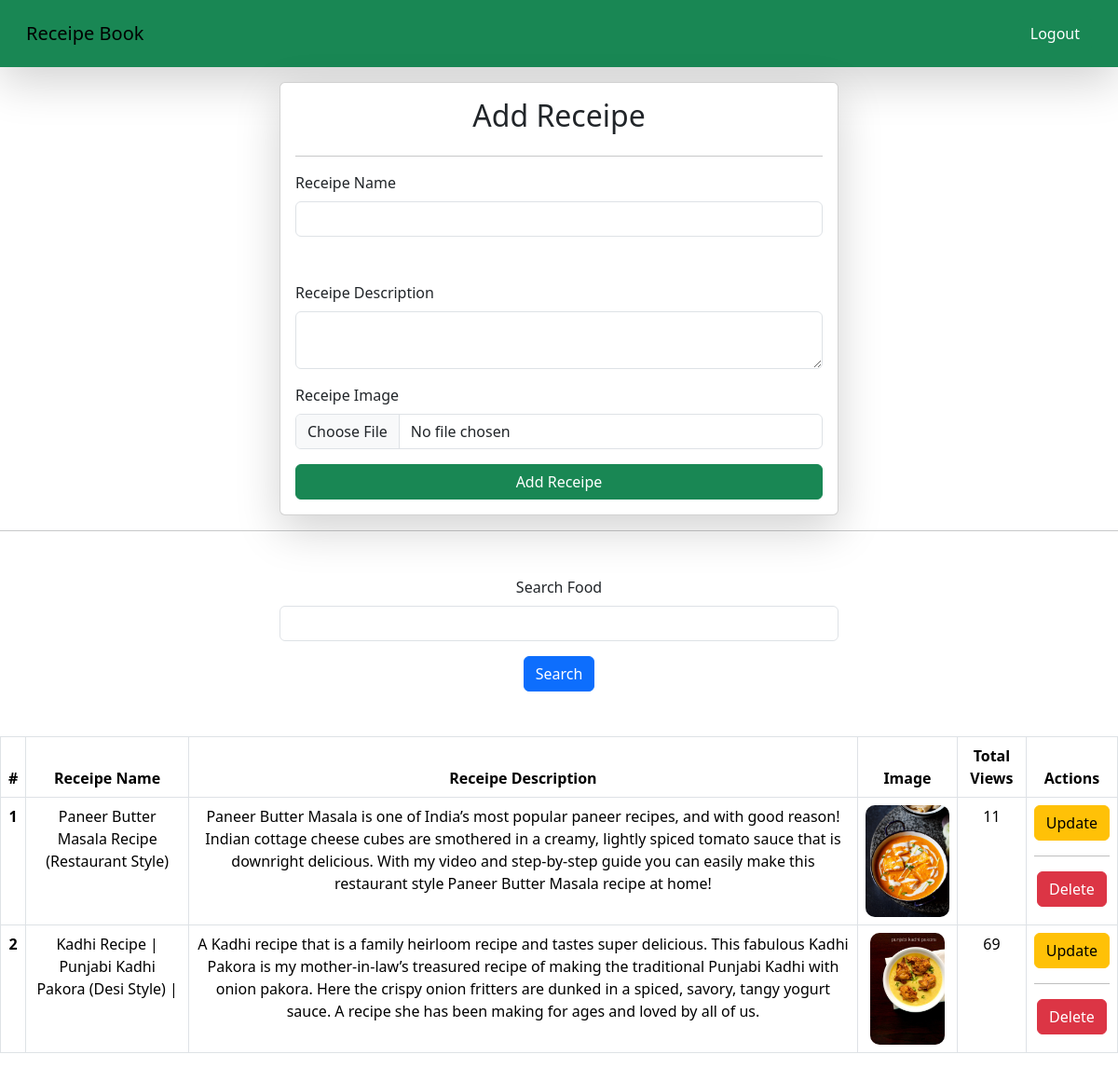
/receipes/ (signed in), run on the app's committed database.
### vege/models.py (models this page shows, shortened)
class Receipe(models.Model):
    user = models.ForeignKey(User, on_delete=models.SET_NULL,null=True,blank=True)
    receipe_name = models.CharField(max_length=100)
    receipe_description = models.TextField()
    receipe_image = models.ImageField(upload_to="receipe_images")
    receipe_view_count = models.IntegerField(default=1)
    updated_at = models.DateTimeField(auto_now=True)

### vege/views.py (the view, shortened to what this page needs)
# urls.py: path('receipes/',views.receipes,name="receipes"),
@login_required(login_url="/login/")
def receipes(request):
    queryset = Receipe.objects.all()
    if request.GET.get('query'):
        queryset = queryset.filter(receipe_name__icontains=request.GET.get('query'))
    context = { 'receipes':queryset}
    return render(request,'receipes.html',context)

### vege/templates/receipes.html (shortened to what this page needs)
{% extends "base.html" %}
  {%block content %}
      <form class="col-6  mx-auto card p-3 shadow-lg" method="post" enctype="multipart/form-data">
        <h2 class="container-md  text-center">Add Receipe </h1><hr>
        <div class="mb-5 ">
          <label for="exampleInputEmail1" class="form-label">Receipe Name</label>
          <input name="receipe_name"  type="text" class="form-control" required>
        </div>
        <div class="mb-3">
          <label for="exampleInputPassword1"  class="form-label">Receipe Description</label>
          <textarea class="form-control" name="receipe_description" required ></textarea>
        </div>
        <div class="mb-3">
            <label for="exampleInputPassword1" class="form-label">Receipe Image</label>
            <input  name="receipe_image" type="file" class="form-control" required>
          </div>
        <button type="submit" class="btn btn-success">Add Receipe</button>
      </form>
      <hr>
      <div class="mt-5 text-center">
      <div class="mx-auto col-6">
        <form>
        <div class="mb-3 ">
          <label for="exampleInputEmail1" class="form-label ">Search Food</label>
          <input name="query"  type="text" class="form-control">
        </div>
        <button type="submit" class="btn btn-primary">Search</button>
      </form>
      </div>
      </div>
      <table class="table table-bordered text-center mt-5">
        <thead>
          <tr>
            <th scope="col">#</th>
            <th scope="col">Receipe Name</th>
            <th scope="col">Receipe Description</th>
            <th scope="col">Image</th>
            <th scope="col">Total Views</th>
            <th scope="col">Actions</th>
          </tr>
        </thead>
        <tbody>
        {%if receipes%}
        {% for receipe in receipes%}
          <tr>
            <th scope="row">{{forloop.counter}}</th>
            <td>{{receipe.receipe_name}}</td>
            <td>{{receipe.receipe_description}}</td>
            <td><img src="{{receipe.receipe_image.url}}" alt="" style="height:120px; border-radius:10px;  cursor:pointer;" ></td>
            <td>{{receipe.receipe_view_count}}</td>
            <td>
              <a href="/update_receipes/{{receipe.id}}" class="btn btn-warning">Update</a><hr>
              <a href="/delete_receipes/{{receipe.id}}" class="btn btn-danger">Delete</a>
            </td>
          </tr>
        {% endfor %}
        {% endif %}
        </tbody>
      </table>
{% endblock%}

### data on the page
Receipe: receipe_name "Paneer Butter Masala Recipe (Restaurant Style)", receipe_description "Paneer Butter Masala is one of India’s most popular paneer recipes, and with good reason! Indian cottage cheese cubes are smothered in a creamy, lightly spiced tomato sauce that is downright delicious. With my video and step-by-step guide you can easily make this restaurant style Paneer Butter Masala recipe at home!", receipe_image (picture), receipe_view_count "11"
Receipe: receipe_name "Kadhi Recipe | Punjabi Kadhi Pakora (Desi Style) |", receipe_description "A Kadhi recipe that is a family heirloom recipe and tastes super delicious. This fabulous Kadhi Pakora is my mother-in-law’s treasured recipe of making the traditional Punjabi Kadhi with onion pakora. Here the crispy onion fritters are dunked in a spiced, savory, tangy yogurt sauce. A recipe she has been making for ages and loved by all of us.", receipe_image (picture), receipe_view_count "69"
